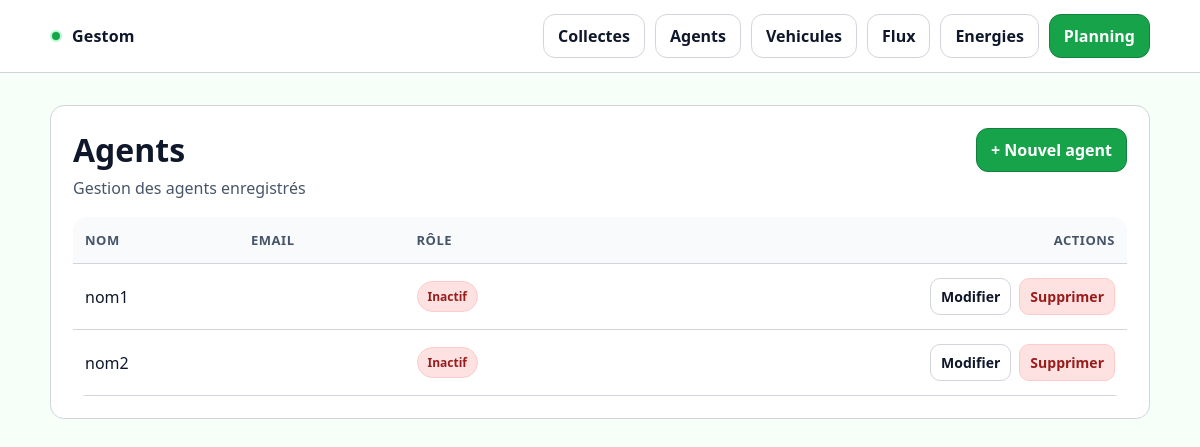
Before: /agents/ with the older database file.
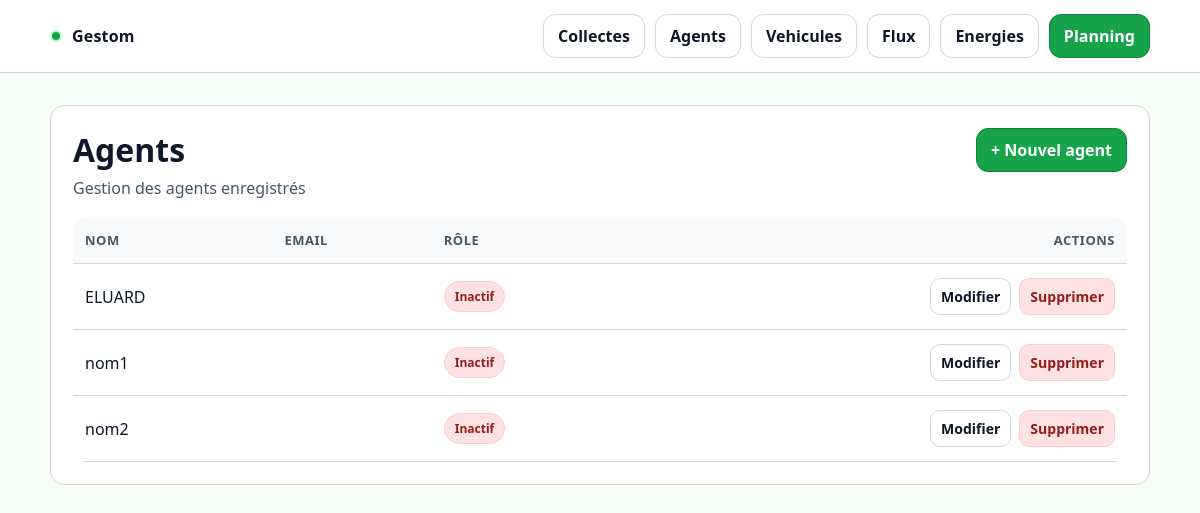
After: the same page with the newer database file.
### core/models.py (models this page shows, shortened)
class Agent(models.Model):
    id_ag = models.PositiveIntegerField(unique=True)
    nom = models.CharField(max_length=100)
    prenom = models.CharField(max_length=100)
    qualification = models.CharField(max_length=150, blank=True)
    service = models.CharField(max_length=150, blank=True)
    employeur = models.CharField(max_length=150, blank=True)
    hds_defaut = models.TimeField(null=True, blank=True)
    hajout_quotidien = models.TimeField(null=True, blank=True)
    echeance_permis = models.DateField(null=True, blank=True)
    echeance_fco = models.DateField(null=True, blank=True)
    supp = models.BooleanField(default=False)
    arrivee = models.DateField(null=True, blank=True)
    depart = models.DateField(null=True, blank=True)
    tel = models.CharField(max_length=30, blank=True)
    class Meta:
        ordering = ["nom", "prenom"]

### core/views.py (the view)
# urls.py: path("agents/", AgentListView.as_view(), name="agent_list"),
class AgentListView(ListView):
    model = Agent
    template_name = "core/agent_list.html"
    context_object_name = "agents"

### core/templates/core/agent_list.html (shortened to what this page needs)
{% extends "core/base.html" %}
{% block content %}
<div class="card">
  <div class="card__pad">
    <div class="header">
      <div>
        <h1 class="h1">Agents</h1>
        <p class="sub">Gestion des agents enregistrés</p>
      </div>
      <a href="{% url 'core:agent_create' %}" class="btn btn--primary">
        + Nouvel agent
      </a>
    </div>
    <div class="table-wrap">
      <table class="table">
        <thead>
          <tr>
            <th>Nom</th>
            <th>Email</th>
            <th>Rôle</th>
            <th class="right">Actions</th>
          </tr>
        </thead>
        <tbody>
          {% for agent in object_list %}
          <tr>
            <td>{{ agent.nom }}</td>
            <td>{{ agent.email }}</td>
            <td>
              {% if agent.actif %}
                <span class="badge badge--ok">Actif</span>
              {% else %}
                <span class="badge badge--low">Inactif</span>
              {% endif %}
            </td>
            <td class="right">
              <div class="actions">
                <a href="{% url 'core:agent_update' agent.id %}" class="btn btn--sm btn--ghost">Modifier</a>
                <a href="{% url 'core:agent_delete' agent.id %}" class="btn btn--sm btn--danger">Supprimer</a>
              </div>
            </td>
          </tr>
          {% empty %}
          <tr>
            <td colspan="4" class="sub">Aucun agent enregistré</td>
          </tr>
          {% endfor %}
        </tbody>
      </table>
    </div>
  </div>
</div>
{% endblock %}

Changed rows visible on the page:
added Agent: nom "ELUARD"
